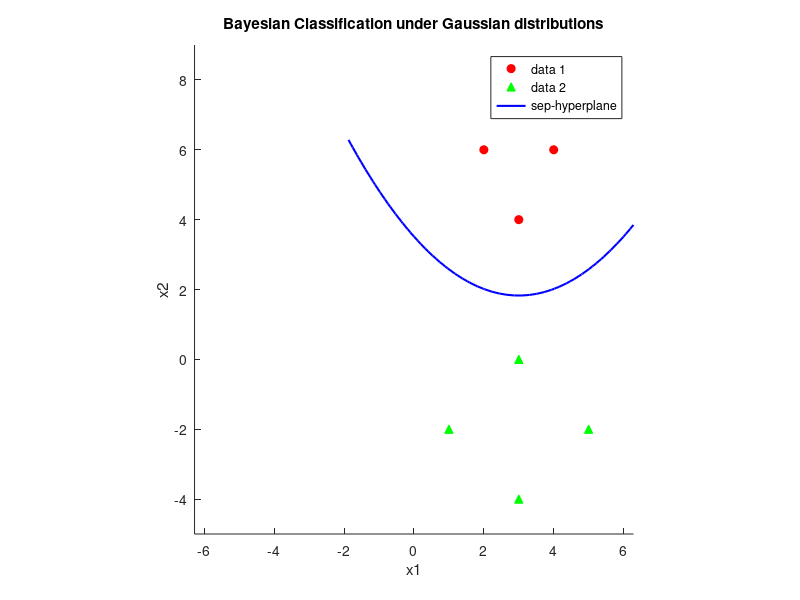

MATLAB code to generate this figure:
clear all; close all; clc;

%% data
data1 = [3 4; 3 8; 2 6; 4 6];
data2 = [3 0; 3 -4; 1 -2; 5 -2];
p1 = 0.5;
p2 = 0.5;

%% calc
M1 = mean(data1, 1); M2 = mean(data2, 1);
N1 = size(data1, 1); N2 = size(data2, 1);
sig1 = 1/N1 * (data1 - repmat(M1,N1,1))' * (data1 - repmat(M1,N1,1));
sig2 = 1/N2 * (data2 - repmat(M2,N2,1))' * (data2 - repmat(M2,N2,1));
W1 = -0.5 * sig1^(-1); W2 = -0.5 * sig2^(-1);
w1 = sig1 \ M1'; w2 = sig2 \ M2';
w10 = -0.5*M1/sig1*M1' - 0.5*log(det(sig1)) + log(p1);
w20 = -0.5*M2/sig2*M2' - 0.5*log(det(sig2)) + log(p2);

%% disp and show
fprintf('d1(x1,x2) = (%f)*x1^2 + (%f)*x2^2 + (%f)*x1 + (%f)*x2 + (%f)\n', ...
    W1(1,1), W1(2,2), w1(1), w1(2), w10);
fprintf('d2(x1,x2) = (%f)*x1^2 + (%f)*x2^2 + (%f)*x1 + (%f)*x2 + (%f)\n', ...
    W2(1,1), W2(2,2), w2(1), w2(2), w20);
W = W1 - W2; w = w1 - w2; w0 = w10 - w20; % paras of sep-hyperplane
% X^T*W*X + w^T*X + w0 = 0
fprintf('(%f)*x1^2 + (%f)*x2^2 + (%f)*x1 + (%f)*x2 + (%f) = 0\n', ...
    W(1,1), W(2,2), w(1), w(2), w0);
sep = sprintf('(%f)*x1^2 + (%f)*x2^2 + (%f)*x1 + (%f)*x2 + (%f)', ...
    W(1,1), W(2,2), w(1), w(2), w0);
figure; hold on; axis equal;
plot(data1(:,1), data1(:,2), 'ro', 'markerfacecolor', 'r');
plot(data2(:,1), data2(:,2), 'g^', 'markerfacecolor', 'g');
h = ezplot(sep); ylim([-5 9]);
set(h, 'color', 'b', 'linewidth', 1.5)
legend('data 1', 'data 2', 'sep-hyperplane');
title('Bayesian Classification under Gaussian distributions');

%% end of script